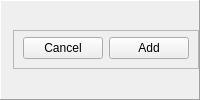
    <widget class="QFrame" name="lowerframe">
     <property name="sizePolicy">
      <sizepolicy hsizetype="Expanding" vsizetype="Maximum">
       <horstretch>0</horstretch>
       <verstretch>0</verstretch>
      </sizepolicy>
     </property>
     <property name="autoFillBackground">
      <bool>true</bool>
     </property>
     <property name="frameShape">
      <enum>QFrame::Panel</enum>
     </property>
     <property name="frameShadow">
      <enum>QFrame::Raised</enum>
     </property>
     <layout class="QHBoxLayout" name="horizontalLayout_2">
      <property name="spacing">
       <number>0</number>
      </property>
      <property name="leftMargin">
       <number>0</number>
      </property>
      <property name="topMargin">
       <number>0</number>
      </property>
      <property name="rightMargin">
       <number>0</number>
      </property>
      <property name="bottomMargin">
       <number>0</number>
      </property>
      <item>
       <widget class="QLabel" name="statuslabel">
        <property name="sizePolicy">
         <sizepolicy hsizetype="Expanding" vsizetype="Expanding">
          <horstretch>0</horstretch>
          <verstretch>0</verstretch>
         </sizepolicy>
        </property>
        <property name="autoFillBackground">
         <bool>false</bool>
        </property>
        <property name="text">
         <string notr="true"/>
        </property>
        <property name="textFormat">
         <enum>Qt::AutoText</enum>
        </property>
        <property name="scaledContents">
         <bool>true</bool>
        </property>
        <property name="alignment">
         <set>Qt::AlignLeading|Qt::AlignLeft|Qt::AlignVCenter</set>
        </property>
        <property name="wordWrap">
         <bool>true</bool>
        </property>
        <property name="margin">
         <number>0</number>
        </property>
        <property name="indent">
         <number>10</number>
        </property>
        <property name="openExternalLinks">
         <bool>true</bool>
        </property>
        <property name="textInteractionFlags">
         <set>Qt::LinksAccessibleByMouse|Qt::TextSelectableByMouse</set>
        </property>
        <property name="buddy">
         <cstring></cstring>
        </property>
       </widget>
      </item>
      <item>
       <widget class="QFrame" name="buttons">
        <property name="sizePolicy">
         <sizepolicy hsizetype="Maximum" vsizetype="Maximum">
          <horstretch>0</horstretch>
          <verstretch>0</verstretch>
         </sizepolicy>
        </property>
        <property name="frameShape">
         <enum>QFrame::StyledPanel</enum>
        </property>
        <property name="frameShadow">
         <enum>QFrame::Raised</enum>
        </property>
        <property name="lineWidth">
         <number>1</number>
        </property>
        <layout class="QHBoxLayout" name="horizontalLayout">
         <property name="topMargin">
          <number>6</number>
         </property>
         <item>
          <widget class="QPushButton" name="cancel">
           <property name="sizePolicy">
            <sizepolicy hsizetype="Fixed" vsizetype="Fixed">
             <horstretch>0</horstretch>
             <verstretch>0</verstretch>
            </sizepolicy>
           </property>
           <property name="text">
            <string>Cancel</string>
           </property>
          </widget>
         </item>
         <item>
          <widget class="QPushButton" name="add">
           <property name="sizePolicy">
            <sizepolicy hsizetype="Fixed" vsizetype="Fixed">
             <horstretch>0</horstretch>
             <verstretch>0</verstretch>
            </sizepolicy>
           </property>
           <property name="text">
            <string>Add</string>
           </property>
          </widget>
         </item>
        </layout>
       </widget>
      </item>
     </layout>
    </widget>
